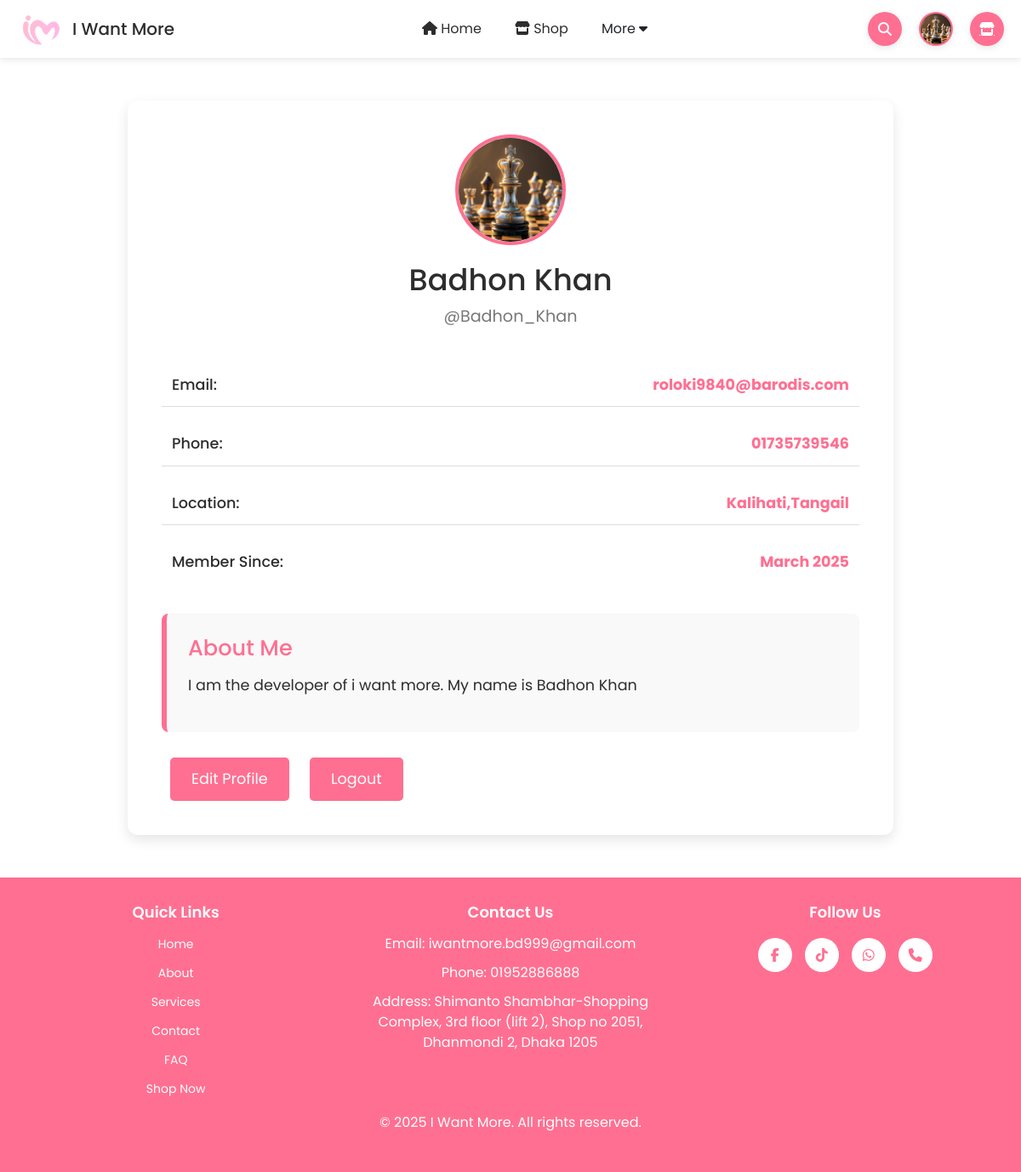
Page /profile/ (signed in) on the committed database.
### iwm/models.py (models this page shows, shortened)
class UserProfile(models.Model):
    user = models.OneToOneField(User, on_delete=models.CASCADE)
    phone_number = models.CharField(max_length=20, blank=True)
    profile_picture = models.ImageField(upload_to='profile_pics/', blank=True, null=True)
    location = models.CharField(max_length=100, blank=True)  # New Field
    bio = models.TextField(blank=True)  # New Field

### iwm/views.py (the view)
# urls.py: path('profile/', views.profile, name='profile'),
def profile(request):
    try:
        profile = UserProfile.objects.get(user=request.user)
    except UserProfile.DoesNotExist:
        profile = None
    return render(request, 'profile.html',{'profile':profile})

### iwm/templates/profile.html (shortened to what this page needs)
{% extends 'base.html' %}
{% load static %}
{% block content %}
<section class="hero">
  <div class="container">
    <div class="profile-header">
      {% if profile.profile_picture %}
        <img src="{{ profile.profile_picture.url }}" alt="Profile Picture">
      {% else %}
        <div class="file-input">
          <div id="default-icon">
            <i class="fa-solid fa-user"></i>
          </div>
        </div>
      {% endif %}
      <h1>{{ user.get_full_name|default:user.username }}</h1>
      <p>@{{ user.username }}</p>
    </div>
    <div class="profile-info">
      <div class="info-item">
        <div>Email:</div>
        <span>{{ user.email }}</span>
      </div>
      <div class="info-item">
        <div>Phone:</div>
        <span>{{ profile.phone_number|default:"N/A" }}</span>
      </div>
      <div class="info-item">
        <div>Location:</div>
        <span>{{ profile.location|default:"Not specified" }}</span>
      </div>
      <div class="info-item">
        <div>Member Since:</div>
        <span>{{ user.date_joined|date:"F Y" }}</span>
      </div>
    </div>
    <div class="bio">
      <h2>About Me</h2>
      <p>
        {{ profile.bio|default:"No bio available. Update your profile to add some details about yourself." }}
      </p>
    </div>
    <a href="{% url 'edit_profile' %}" class="edit-btn">Edit Profile</a>
    <a href="javascript:void(0)" onclick="confirmLogout()" class="edit-btn">Logout</a>
  </div>
</section>
{% endblock %}

### templates/base.html (shortened to what this page needs)
{% load static %}
<!DOCTYPE html>
<html lang="en">
<head>
  <link rel="stylesheet" href="{% static 'css/base.css' %}">
  <link href="https://cdn.jsdelivr.net/npm/bootstrap@5.3.2/dist/css/bootstrap.min.css" rel="stylesheet">
  <link rel="stylesheet" href="https://cdnjs.cloudflare.com/ajax/libs/font-awesome/6.5.1/css/all.min.css">
</head>
<body>
  <header>
    <div id="i-h">
      <div class="title">
        <img src="{% static 'imgs/iwm.png' %}" alt="I Want More Logo">
        <h1>I Want More</h1>
      </div>
      <nav class="nav1">
        <ul>
          <li><a href="{% url 'home' %}" class="{% block ho %}{% endblock ho %}"><i class="fas fa-home"></i> Home</a>
          </li>
          <li><a href="{% url 'shop' %}" class="{% block so %}{% endblock so %}"><i class="fas fa-store"></i> Shop</a>
          </li>
          <li id="more-link">
            <a>More <i class="fa-solid fa-caret-down"></i></a>
          </li>
        </ul>
      </nav>
      <nav class="right-nav">
        <div class="search-bar-btn"><button class="search-btn"><i class="fas fa-search"></i></button></div>
        <div id="account">
          {% if user.is_authenticated %}
          <a href="{% url 'profile' %}" class="account">
            {% if user.userprofile.profile_picture %}
            <img src="{{ user.userprofile.profile_picture.url }}" alt="Profile" style="width: 90%; height: 90%; border-radius: 50%; object-fit: cover;">
            {% else %}
            <i class="fa-solid fa-user"></i>
            {% endif %}
          </a>
          {% else %}
          <a class="account" href="{% url 'login' %}">
            <i class="fa-solid fa-user"></i>
          </a>
          {% endif %}
        </div>
        <div class="order_links">
          <div>
            <a class="account" id="store">
              <i class="fa-solid fa-store"></i>
            </a>
          </div>
        </div>
      </nav>
    </div>
  </header>
  <main>
    {% block content %}{% endblock %}
  </main>
  <footer class="main-footer">
    <div class="footer-container">
      <div class="footer-column">
        <h3>Quick Links</h3>
        <ul>
          <li><a href="{% url 'home' %}">Home</a></li>
          <li><a href="{% url 'about' %}">About</a></li>
          <li><a href="{% url 'services' %}">Services</a></li>
          <li><a href="{% url 'contact' %}">Contact</a></li>
          <li><a href="{% url 'faq' %}">FAQ</a></li>
          <li><a href="{% url 'shop' %}">Shop Now</a></li>
        </ul>
      </div>
      <div class="footer-column">
        <h3>Contact Us</h3>
        <ul>
          <li>Email: iwantmore.bd999@gmail.com</li>
          <li>Phone: 01952886888</li>
          <li>Address: Shimanto Shambhar-Shopping Complex, 3rd floor (lift 2), Shop no 2051, Dhanmondi 2, Dhaka 1205
          </li>
        </ul>
      </div>
      <div class="footer-column">
        <h3>Follow Us</h3>
        <div class="social-icons">
          <a href="https://web.facebook.com/iwantmoreonlineshop999?_rdc=1&_rdr#" aria-label="Facebook"
            target="_blank"><i class="fab fa-facebook-f"></i></a>
          <a href="https://www.tiktok.com/@iwantmore.bd?_t=8pnL1P1Bfvz&_r=1" aria-label="Tiktok" target="_blank"><i
              class="fa-brands fa-tiktok"></i></a>
          <a href="https://api.whatsapp.com/send?phone=+880-1952886888" aria-label="Whatsapp" target="_blank"><i
              class="fa-brands fa-whatsapp"></i></a>
          <a href="tel:+8801952886888" aria-label="Phone"><i class="fa-solid fa-phone" target="_blank"></i></a>
        </div>
      </div>
    </div>
    <p>&copy; 2025 I Want More. All rights reserved.</p>
  </footer>
</body>
</html>

### iwm/static/css/base.css (style rules this page uses)
* { margin: 0; padding: 0; box-sizing: border-box; font-family: "Poppins", sans-serif; }
:root { --header-height: 68px; --header-bg: #ffffff; --text-color: #495057; --btn-bg: #ff6f91; --btn-bg-hover: #ff4e6a; --white: #ffffff; --dropdown-bg: #f9f9f9; --dropdown-border: #dddddd; }
body { margin: 0; padding: 0; overflow-x: hidden; scroll-behavior: smooth; }
body>header { height: var(--header-height); background-color: var(--header-bg); width: 100%; position: fixed; top: 0; z-index: 999; box-shadow: 0px 2px 8px rgba(0, 0, 0, 0.1); padding: 0 20px; display: flex; align-items: center; }
#i-h { width: 100%; height: 100%; display: flex; justify-content: space-between; align-items: center; }
main { padding-top: var(--header-height); }
.title { display: flex; align-items: center; gap: 10px; }
.title img { height: 55px; background-size: 90px; }
.title h1 { font-size: 20px; font-weight: 500; color: var(--text-color); margin: 0; }
header .nav1 ul { display: flex; list-style: none; gap: 15px; align-items: center; justify-content: center; margin: 0; }
header .nav1 ul li { position: relative; }
header .nav1 a { text-decoration: none; color: var(--text-color); padding: 8px 12px; border-radius: 4px; transition: background-color 0.3s ease; }
.right-nav { display: flex; align-items: center; gap: 20px; }
.search-btn,.account { width: 40px; height: 40px; background-color: var(--btn-bg); border: none; color: var(--white); border-radius: 50%; cursor: pointer; display: flex; justify-content: center; align-items: center; transition: 0.3s ease-in-out; box-shadow: 0px 2px 8px rgba(0, 0, 0, 0.1); }
.order_links { position: relative; }
.main-footer { background-color: var(--btn-bg); color: var(--white); padding: 30px 20px; text-align: center; margin-top: 40px; }
.main-footer .footer-container { display: flex; flex-wrap: wrap; justify-content: space-between; gap: 20px; max-width: 1200px; margin: 0 auto; }
.main-footer .footer-column { flex: 1; min-width: 200px; }
.main-footer h3 { margin-bottom: 15px; font-size: 18px; font-weight: 600; }
.main-footer ul { list-style: none; padding: 0; }
.main-footer ul li { margin-bottom: 10px; }
.main-footer ul li a { text-decoration: none; color: var(--white); font-size: 14px; transition: color 0.3s ease; }
.main-footer .social-icons { display: flex; justify-content: center; gap: 15px; margin-top: 20px; }
.main-footer .social-icons a { display: flex; justify-content: center; align-items: center; background-color: var(--white); color: var(--btn-bg); width: 40px; height: 40px; border-radius: 50%; font-size: 16px; transition: all 0.3s ease; text-decoration: none; }

### iwm/templates/profile.html (style rules this page uses)
:root { --header-height: 68px; --header-bg: #ffffff; --text-color: #2d2d2d; --btn-bg: #ff6f91; --btn-bg-hover: #ff4e6a; --white: #ffffff; --dropdown-bg: #f9f9f9; --dropdown-border: #dddddd; --shadow-color: rgba(0, 0, 0, 0.1); }
.container { max-width: 900px; margin: 50px auto; background: var(--white); border-radius: 12px; padding: 40px; box-shadow: 0 6px 15px var(--shadow-color); overflow: hidden; }
.profile-header { text-align: center; margin-bottom: 40px; }
.profile-header img { width: 130px; height: 130px; border-radius: 50%; border: 4px solid var(--btn-bg); margin-bottom: 20px; }
.profile-header h1 { font-size: 2.2em; margin-bottom: 8px; color: var(--text-color); }
.profile-header p { color: #777; font-size: 1.2em; }
.profile-info { display: flex; flex-direction: column; gap: 18px; }
.info-item { display: flex; justify-content: space-between; align-items: center; padding: 12px; border-bottom: 1px solid var(--dropdown-border); font-size: 1.1em; color: var(--text-color); }
.info-item:last-child { border-bottom: none; }
.info-item div { font-weight: 500; }
.info-item span { font-weight: bold; color: var(--btn-bg); }
.bio { margin-top: 35px; padding: 25px; background: var(--dropdown-bg); border-left: 6px solid var(--btn-bg); border-radius: 8px; }
.bio h2 { margin-bottom: 15px; font-size: 1.6em; color: var(--btn-bg); }
.bio p { font-size: 1.1em; color: var(--text-color); line-height: 1.6; }
.edit-btn { display: inline-block; margin: 30px 10px 0; padding: 12px 25px; background: var(--btn-bg); color: var(--white); text-decoration: none; border-radius: 5px; font-size: 1.1em; text-align: center; transition: background 0.3s ease; }

### rows in the picture
UserProfile: profile_picture (picture), phone_number "01735739546", location "Kalihati,Tangail", bio "I am the developer of i want more. My name is Badhon Khan"

### other values in the picture
{{ user.get_full_name|default:user.username }} "Badhon Khan"
{{ user.username }} "Badhon_Khan"
{{ user.email }} "roloki9840@barodis.com"
{{ user.date_joined|date:"F Y" }} "March 2025"
